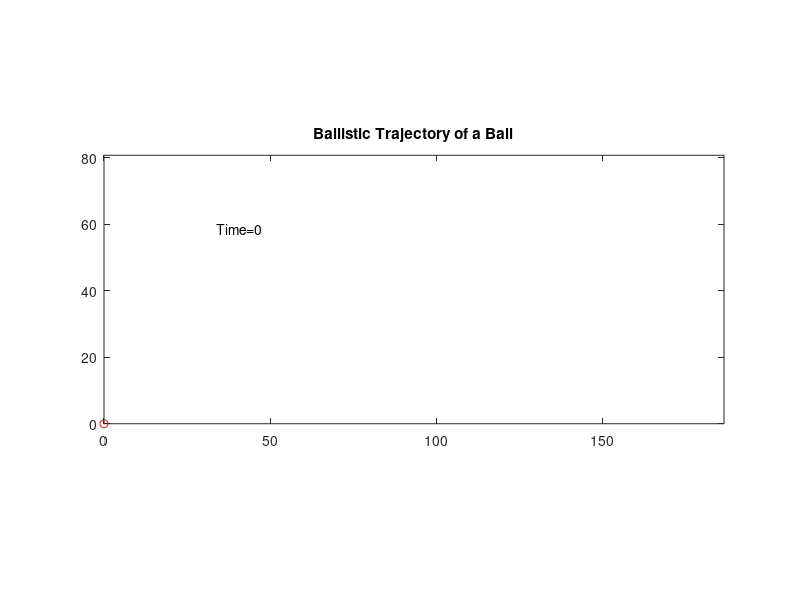

The MATLAB source for this figure: (Note: this script raises an error after producing the figure.)
%Simulating a ball thrown into the air
%David and class
clc; clear;

v = 43.81;
g = 9.8;
frames = 100;

endtime = 2*v/g;
timestep = endtime/frames;
t = 0:timestep:endtime;

%Calculate heights with the first equation of motion
heights = v.*t - g.*(t.^2)./2;

for h = heights
   %hold on;
   plot( 0, h, 'or' );
   axis( [ -1 1 0 max(heights)*1.1 ] );
   pause(timestep);
end

%%
% Version 2.0 - throw at an angle

clc; clear;

v = 43.81;
%v = 10;
g = 9.8;
angle = 60;
frames = 100;
filename = 'ball.gif'

vy = v*sind(angle);
vx = v*cosd(angle);

endtime = 2*vy/g;
timestep = endtime/frames;
t = 0:timestep:endtime;

%Calculate heights with the first equation of motion
heights = vy.*t - g.*(t.^2)./2;
distances = vx.*t;

for i = 1:length(heights)
   
   plot( distances(1:i), heights(1:i), '--r' ); 
   hold on;
   plot( distances(i), heights(i), 'or' );
   title('Ballistic Trajectory of a Ball');
   axis equal;
   axis( [ 0 max(distances)*1.1 0 max(heights)*1.1 ] );
   text( max(distances)*0.2, max(heights)*0.8, strcat('Time=',num2str(t(i))) )
   
       %Image code from MATLAB doc for imwrite
    %begin image write
    drawnow
    frame = getframe(1);
    im = frame2im(frame);
    [A, map] = rgb2ind(im,256);
    if i == 1;
        imwrite(A,map,filename,'gif','LoopCount',Inf,'DelayTime',timestep);
    else
    	imwrite(A,map,filename,'gif','WriteMode','append','DelayTime',timestep);
    end
    %end image write
   
   pause(timestep);
   hold off;
end